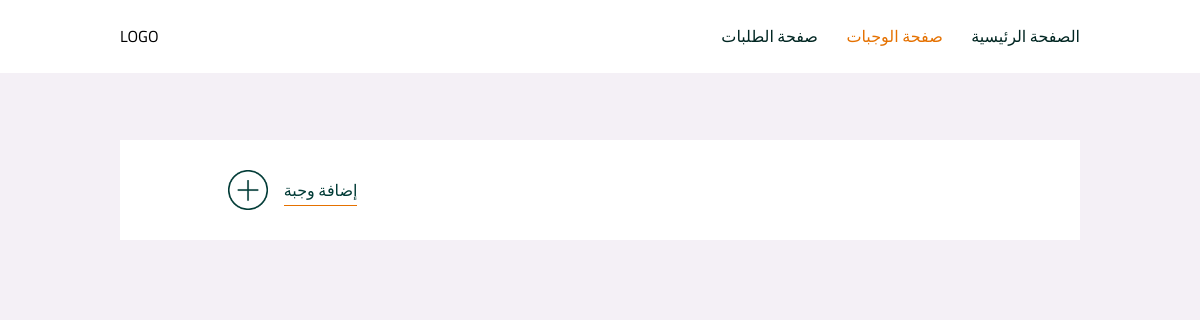
The page /admin/meals on the database as committed earlier.
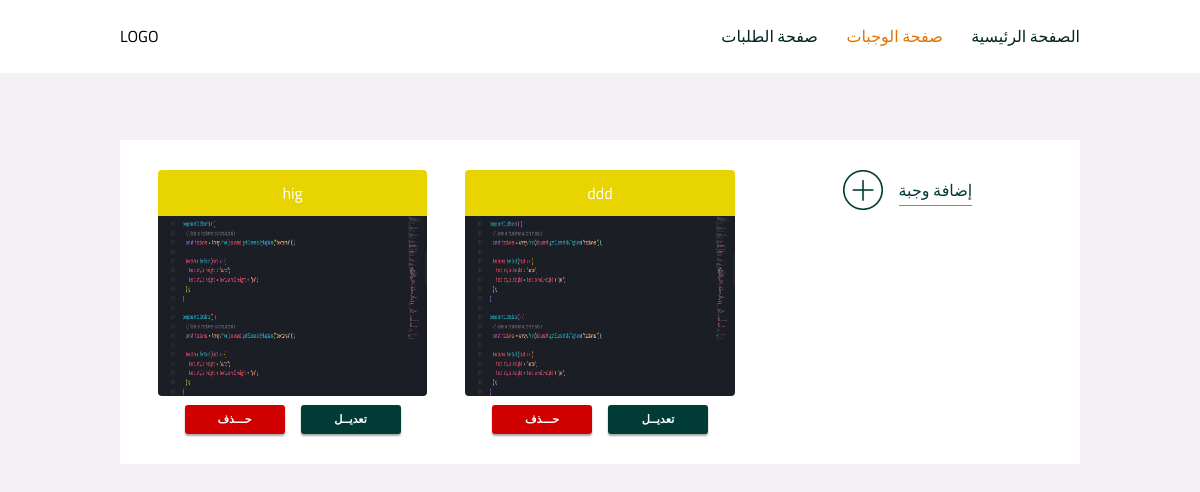
The same page on the database as committed later.
### main.py (models this page shows)
class Meals(db.Model):
    id = db.Column(db.Integer, primary_key=True, autoincrement=True)
    name = db.Column(db.String(50), nullable=False)
    desc = db.Column(db.Text)
    price = db.Column(db.Numeric(10, 2))
    requests = db.relationship('Requests', backref='meal')
    photo_id = db.Column(db.Integer, db.ForeignKey('photos.id'))

class Photos(db.Model):
    id = db.Column(db.Integer, primary_key=True, autoincrement=True)
    url = db.Column(db.Text, nullable=False)
    meals = db.relationship('Meals', backref='photo')

### main.py (the view)
@app.route('/admin/meals')
def show_meals_for_admin():
    meals = o.get_all_meal()
    return render_template('show-meals-for-admin.html', meals=meals)

### main.py (called while the page is built)
    def get_all_meal(self):
        return Meals.query.all()

### templates/show-meals-for-admin.html (shortened to what this page needs)
<!DOCTYPE html>
<html lang="en">
  <head>
    <link
      href="{{ url_for('static', filename='style/style.css') }}"
      rel="stylesheet"
    />
  </head>
  <body>
    <header id="header">
      <p>LOGO</p>
      <nav class="header-nav">
        <a href="/">الصفحة الرئيسية</a>
        <a class="header-active" href="/admin/meals">صفحة الوجبات</a>
        <a href="/admin/requests">صفحة الطلبات</a>
      </nav>
    </header>
    <main id="main-edit">
      <section class="meals-container">
        {% for meal in meals %}
        <div class="meal">
          <p>{{ meal.name }}</p>
          <img src="{{ meal.photo.url }}" />
          <div>
            <button
              onclick="location.href='{{url_for('delete_meal',id = meal.id)}}'"
              class="delete-btn"
            >
              حـــذف
            </button>
            <button
              onclick="location.href='{{url_for('update_meal',id = meal.id)}}'"
              class="edit-btn"
            >
              تعديــل
            </button>
          </div>
        </div>
        {% endfor %}
        <div id="add-meal-image">
          <a href="/admin/meals/add_meal"
            ><img src="/static/images/assets/add1.png" />
            <p>إضافة وجبة</p>
          </a>
        </div>
      </section>
    </main>
  </body>
</html>

### static/style/style.css (style rules this page uses)
* { margin: 0; padding: 0; box-sizing: border-box; }
body { min-width: min-content; font-family: "Cairo", sans-serif; }
a { text-decoration: none; white-space: nowrap; }
#header { padding: 1.333rem 10%; display: flex; justify-content: space-between; background-color: white; }
#header .header-nav { display: flex; flex-direction: row-reverse; }
#header .header-nav a { margin-right: 1.777rem; color: #012622; }
#header .header-nav a:first-of-type { margin: 0; }
#header .header-nav .header-active { color: #e57100; }
#main-edit { padding: 4.209rem 10%; min-height: calc(100vh - 2.666rem - 30px); background: #f4f0f6; }
#main-edit .meals-container { margin-bottom: 1.777rem; padding: 1.888rem 2.369rem; display: grid; grid-template-columns: 1fr 1fr 1fr; grid-gap: 2.369rem; background: white; }
#main-edit .meal { width: 100%; }
#main-edit .meal > p:first-of-type { padding: 8px 0; color: white; background: #e7d401; text-align: center; border-radius: 4px 4px 0 0; }
#main-edit .meal img { width: 100%; max-width: 100%; height: 180px; border-radius: 0 0 4px 4px; }
#main-edit .meal > div:last-of-type { display: flex; justify-content: center; }
#main-edit .delete-btn, #main-edit .edit-btn { padding: 8px; width: 100px; color: white; background: #003b36; border: none; border-radius: 3px; font-weight: 600; box-shadow: 0 2px 2px #01040457; cursor: pointer; text-align: center; transition: opacity ease-in-out 300ms; font-size: 0.7rem; }
#main-edit .edit-btn { margin-left: 8px; }
#main-edit .delete-btn { margin-right: 8px; background: #d00000; }
#add-meal-image p { border-bottom: 1.5px solid #e57100; }
#add-meal-image a { display: flex; align-items: center; justify-content: center; color: #003b36; }
#add-meal-image img { margin-right: 1rem; height: 40px; }

Rows that differ between the two databases and show on the page:
added Meals: name "hig", photo (picture)
added Meals: name "ddd", photo (picture)
